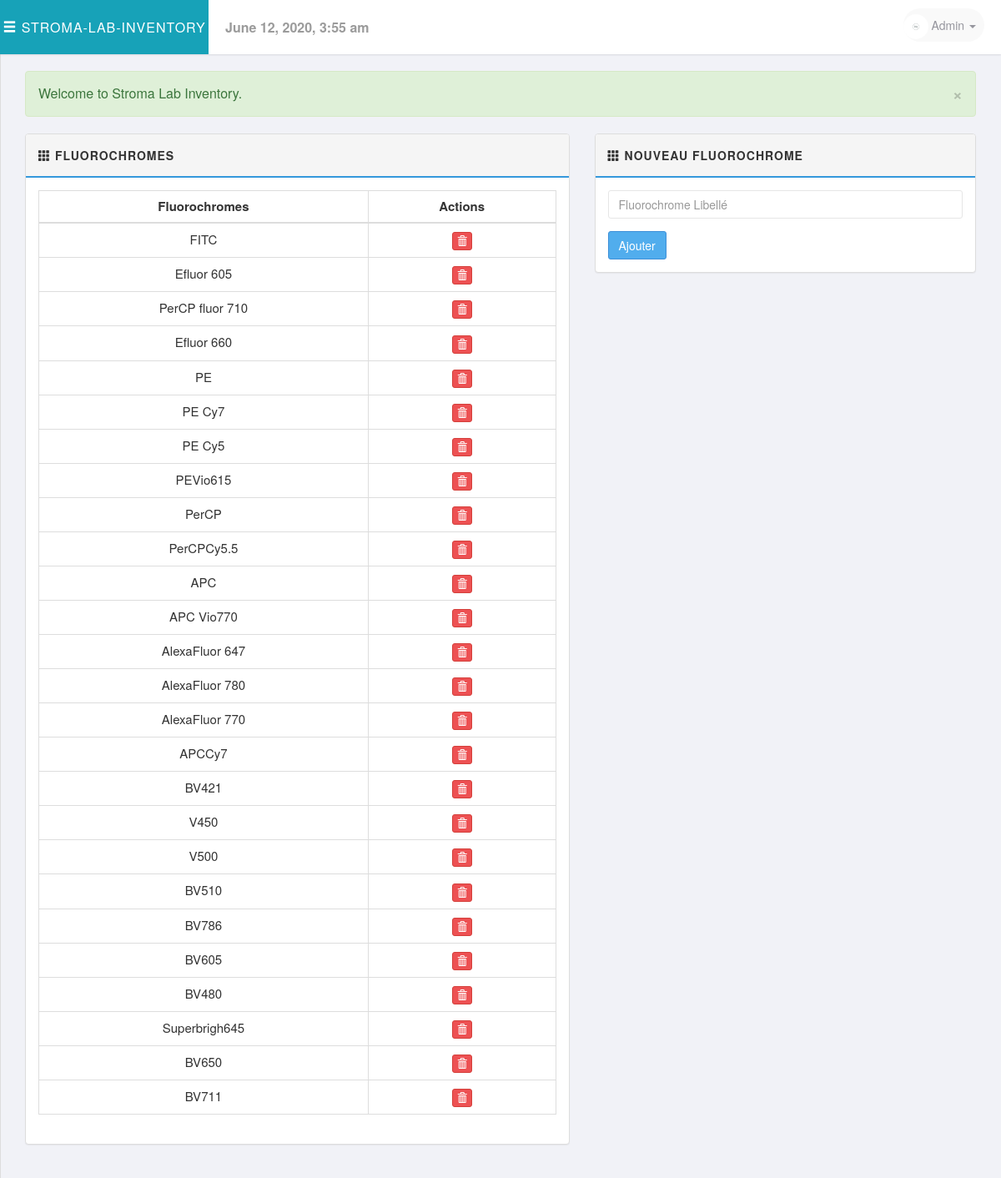
/php/fluorochromes.php (signed in), run on the app's committed database.
### tables this page shows
CREATE TABLE `fluorochromes` (
  `IdentifiantFluo` int(11) NOT NULL,
  `LibelleFluo` varchar(255) NOT NULL
);

### includes/session.php (called while the page is built, shortened)
<?php
class Session{
    public $msg;
    public function msg($type ='', $msg =''){
        if(!empty($msg)){
            if(strlen(trim($type)) == 1){
                $type = str_replace( array('d', 'i', 'w','s'), array('danger', 'info', 'warning','success'), $type );
            }
            $_SESSION['msg'][$type] = $msg;
        } else {
            return $this->msg;
        }
    }
    private function flash_msg(){
        if(isset($_SESSION['msg'])) {
            $this->msg = $_SESSION['msg'];
        } else {
            $this->msg;
        }
    }
}
$session = new Session();
$msg = $session->msg();
?>

### includes/sql.php (called while the page is built, shortened)
<?php
require_once('load.php');
function find_by_sql($sql)
{
    global $db;
    $result = $db->query($sql);
    $result_set = $db->while_loop($result);
    return $result_set;
}
function find_all_fluorochromes(){
    $sql = "SELECT * FROM Fluorochromes";
    $result = find_by_sql($sql);
    return $result;
}
?>

### includes/database.php (called while the page is built, shortened)
<?php
class Mysqli_DB
{
    private $conn;
    public $query_id;
    public function db_connect()
    {
        $this->conn = mysqli_connect(DB_HOST, DB_USER, DB_PASS);
        if (!$this->conn) {
            die(" Database connection failed:" . mysqli_connect_error());
        } else {
            $select_db = $this->conn->select_db(DB_NAME);
        }
    }
    public function query($sql)
    {
        if (trim($sql != "")) {
            $this->query_id = $this->conn->query($sql);
        }
        return $this->query_id;
    }
    public function fetch_array($statement)
    {
        return mysqli_fetch_array($statement);
    }
    public function while_loop($loop)
    {
        $results = array();
        while ($result = $this->fetch_array($loop)) {
            $results[] = $result;
        }
        return $results;
    }
}
$db = new Mysqli_DB();
?>

### php/fluorochromes.php (the view, shortened to what this page needs)
<?php ob_start();
require_once('../includes/load.php');
$all_Fluorochromes = find_all_fluorochromes();
?>
<?php include_once('../layouts/header.php'); ?>
    <div class="row">
        <div class="col-md-12">
            <?php echo display_msg($msg); ?>
        </div>
    </div>
    <div class="row">
        <div class="col-md-7">
            <div class="panel panel-default">
                <div class="panel-heading">
                    <strong>
                        <span class="glyphicon glyphicon-th"></span>
                        <span>Fluorochromes</span>
                    </strong>
                </div>
                <div class="panel-body">
                    <table class="table table-bordered table-hover">
                        <thead>
                        <tr>
                            <th class="text-center">Fluorochromes</th>
                            <th class="text-center" >Actions</th>
                        </tr>
                        </thead>
                        <tbody>
                        <?php foreach ($all_Fluorochromes as $fluorochrome):?>
                            <tr>
                                <td class="text-center"><?php echo remove_junk(ucfirst($fluorochrome['LibelleFluo'])); ?></td>
                                <td class="text-center">
                                    <div class="btn-group">
                                        <a href="delete_fluorochrome.php?IdentifiantFluo=<?php echo (int)$fluorochrome['IdentifiantFluo'];?>"  class="btn btn-xs btn-danger" data-toggle="tooltip" title="Remove">
                                            <span class="glyphicon glyphicon-trash"></span>
                                        </a>
                                    </div>
                                </td>
                            </tr>
                        <?php endforeach; ?>
                        </tbody>
                    </table>
                </div>
            </div>
        </div>
        <div class="col-md-5">
            <div class="panel panel-default">
                <div class="panel-heading">
                    <strong>
                        <span class="glyphicon glyphicon-th"></span>
                        <span>Nouveau Fluorochrome</span>
                    </strong>
                </div>
                <div class="panel-body">
                    <form method="post" action="#">
                        <div class="form-group">
                            <input type="text" class="form-control" name="fluorochrome_name" placeholder="Fluorochrome Libellé">
                        </div>
                        <button type="submit" name="add_fluorochrome" class="btn btn-primary">Ajouter</button>
                    </form>
                </div>
            </div>
        </div>
    </div>
<?php include_once('../layouts/footer.php'); ?>

### libs/css/style.css (style rules this page uses)
body { font-family: 'Helvetica Neue', Helvetica, Arial, sans-serif; font-size: 16px; font-weight: 400; overflow-x: hidden; overflow-y: auto; background: #f1f2f7; height: 100%; width: 100%; }
a { text-decoration: none; color: #777777; }
.form-control { color: #646464; border: 1px solid #e6e6e6; border-radius: 3px; box-shadow: none; transition: all .15s ease-out; }
.btn { border-radius: 3px; transition: all 300ms ease-in-out; }
.btn-primary { color: #fff; background-color: #51aded; border-color: #3d8fd8 }
.btn-danger { background-color: #ed5153 }
table { font-size: 15px; }
.panel-default > .panel-heading { background-color: #f5f5f5; border-bottom: 2px solid #3498DB; font-size: 14px; text-transform: uppercase; letter-spacing: 1px; padding: 15px; }

### data on the page
fluorochromes: LibelleFluo "FITC"
fluorochromes: LibelleFluo "Efluor 605"
fluorochromes: LibelleFluo "PerCP fluor 710"
fluorochromes: LibelleFluo "Efluor 660"
fluorochromes: LibelleFluo "PE"
fluorochromes: LibelleFluo "PE Cy7"
fluorochromes: LibelleFluo "PE Cy5"
fluorochromes: LibelleFluo "PEVio615"
fluorochromes: LibelleFluo "PerCP"
fluorochromes: LibelleFluo "PerCPCy5.5"
fluorochromes: LibelleFluo "APC"
fluorochromes: LibelleFluo "APC Vio770"
fluorochromes: LibelleFluo "AlexaFluor 647"
fluorochromes: LibelleFluo "AlexaFluor 780"
fluorochromes: LibelleFluo "AlexaFluor 770"
fluorochromes: LibelleFluo "APCCy7"
fluorochromes: LibelleFluo "BV421"
fluorochromes: LibelleFluo "V450"
fluorochromes: LibelleFluo "V500"
fluorochromes: LibelleFluo "BV510"
fluorochromes: LibelleFluo "BV786"
fluorochromes: LibelleFluo "BV605"
fluorochromes: LibelleFluo "BV480"
fluorochromes: LibelleFluo "Superbrigh645"
fluorochromes: LibelleFluo "BV650"
fluorochromes: LibelleFluo "BV711"

### other printed values
display_msg($msg) "Welcome to Stroma Lab Inventory."
